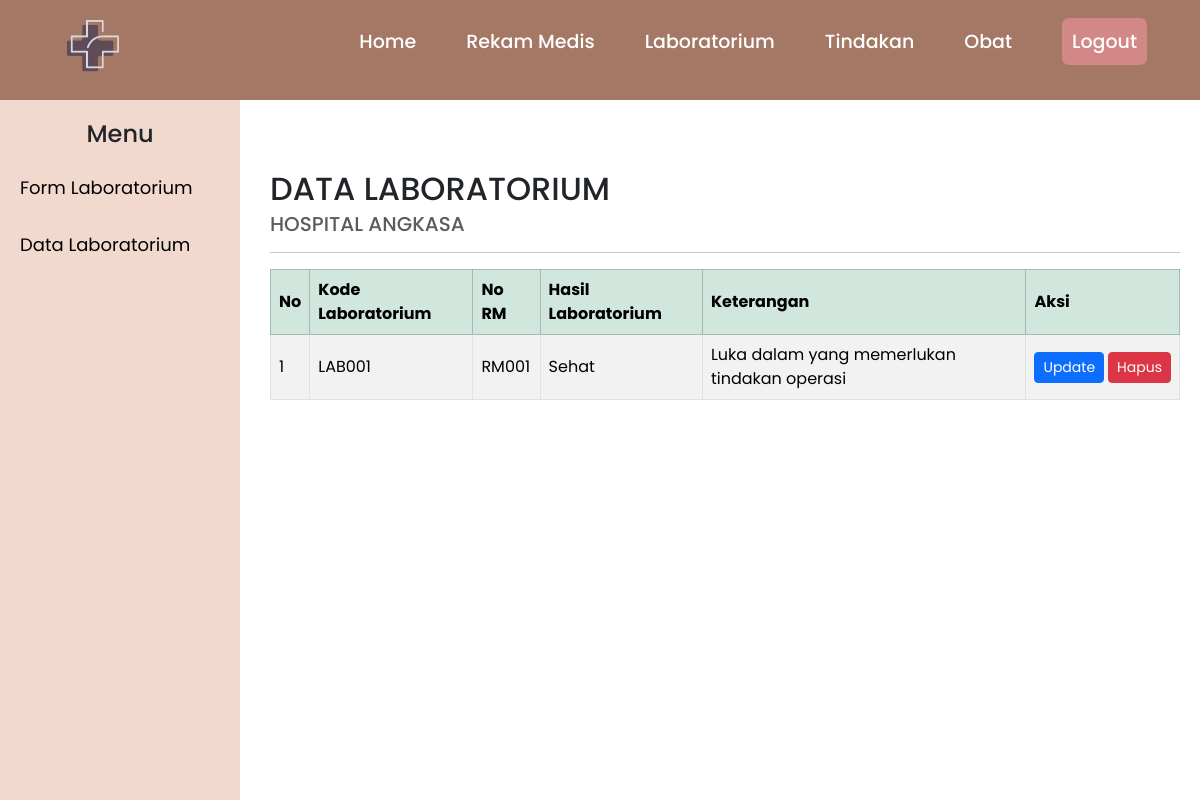
The page /Dokter/lab_data.php on the database its author committed.
### tables this page shows
CREATE TABLE `laboratorium` (
  `kd_lab` varchar(11) NOT NULL,
  `no_RM` varchar(11) NOT NULL,
  `hasil_lab` varchar(50) NOT NULL,
  `ket` varchar(100) NOT NULL
);

CREATE TABLE `rekam_medis` (
  `no_RM` varchar(11) NOT NULL,
  `kd_tindakan` varchar(11) NOT NULL,
  `kd_obat` varchar(11) NOT NULL,
  `kd_user` varchar(11) NOT NULL,
  `no_pasien` varchar(11) NOT NULL,
  `diagnosa` varchar(100) NOT NULL,
  `resep` varchar(50) NOT NULL,
  `keluhan` varchar(100) NOT NULL,
  `tgl_periksa` date NOT NULL,
  `ket` varchar(100) NOT NULL
);

### Dokter/lab_data.php (the view, shortened to what this page needs)
<?php include ('../koneksi.php') ?>
<!DOCTYPE html>
<html lang="en">
<head>
  <link href="https://cdn.jsdelivr.net/npm/bootstrap@5.3.3/dist/css/bootstrap.min.css" rel="stylesheet">
</head>
<body>
<?php include('a_header.php'); ?>
<div class="d-flex">
  <?php include('l_sidebar.php'); ?>
  <main class="main-content">
    <h2 class="mb-1">DATA LABORATORIUM</h2>
    <h5 class="text-muted">HOSPITAL ANGKASA</h5>
    <hr>
    <div class="table-responsive">
      <table class="table table-striped table-bordered align-middle">
        <thead class="table-success">
          <tr>
            <th>No</th>
            <th>Kode Laboratorium</th>
            <th>No RM</th>
            <th>Hasil Laboratorium</th>
            <th>Keterangan</th>
            <th>Aksi</th>
          </tr>
        </thead>
        <tbody>
          <?php
          $sql = "
            SELECT
                laboratorium.kd_lab,
                laboratorium.hasil_lab,
                laboratorium.ket,
                rekam_medis.no_RM
            FROM
                laboratorium
            JOIN rekam_medis ON laboratorium.no_RM = rekam_medis.no_RM
        ";
          $hasil = mysqli_query($koneksi, $sql);
          $no = 1;
          if (mysqli_num_rows($hasil) == 0) {
              echo "<tr><td colspan='10' class='text-center'>Data masih kosong.</td></tr>";
          } else {
              while ($row = mysqli_fetch_assoc($hasil)) { ?>
              <tr>
                <td><?= $no++ ?></td>
                <td><?= $row['kd_lab'] ?></td>
                <td><?= $row['no_RM'] ?></td>
                <td><?= $row['hasil_lab'] ?></td>
                <td><?= $row['ket'] ?></td>
                <td>
                  <div class="d-flex gap-1">
                    <a href="l_update.php?kd_lab=<?= $row['kd_lab'] ?>" class="btn btn-primary btn-sm">Update</a>
                    <a href="l_delete.php?kd_lab=<?= $row['kd_lab'] ?>" onclick="return confirm('Hapus Data?')" class="btn btn-danger btn-sm">Hapus</a>
                  </div>
                </td>
              </tr>
          <?php }
          } ?>
        </tbody>
      </table>
    </div>
  </main>
</div>
</body>
</html>

### Dokter/lab_data.php (style rules this page uses)
body { padding-top: 150px; margin: 0; }
.main-content { margin-left: 250px; padding: 20px; width: 100%; }
.table th, .table td { vertical-align: middle; }

### Dokter/a_header.php (style rules this page uses)
* { margin: 0; padding: 0; box-sizing: border-box; font-family: 'Poppins', sans-serif; }

### rows shown on the page
laboratorium: kd_lab "LAB001", rekam_medis.no_RM "RM001", hasil_lab "Sehat", ket "Luka dalam yang memerlukan tindakan operasi"
